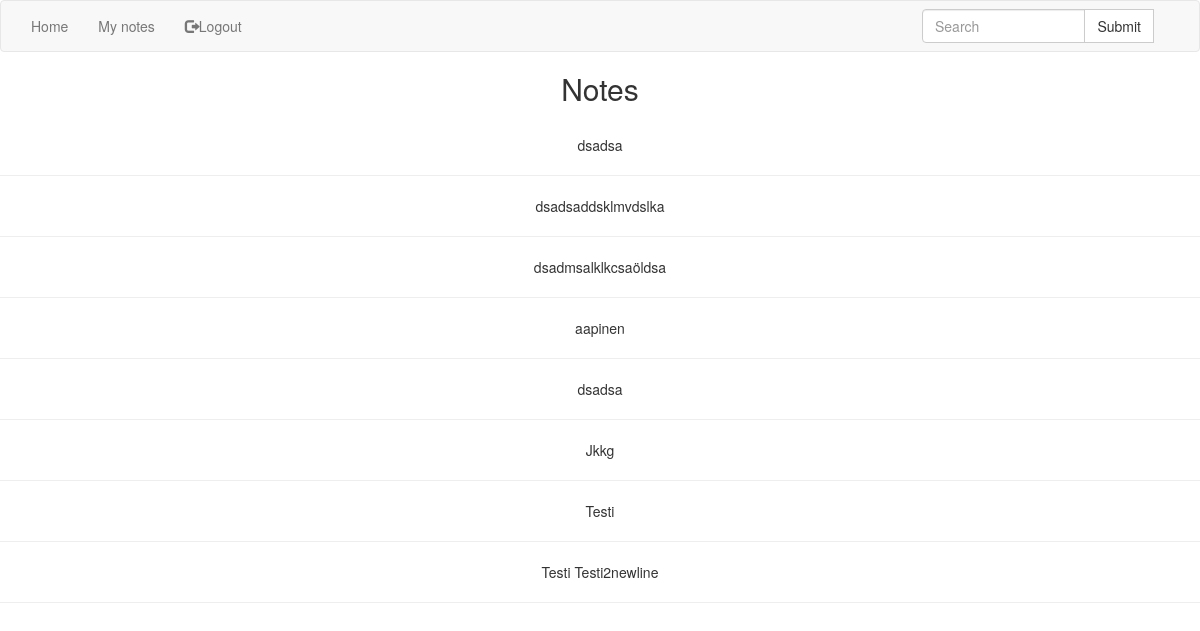
/home/id/1 (signed in), run on an earlier commit of the app's database.
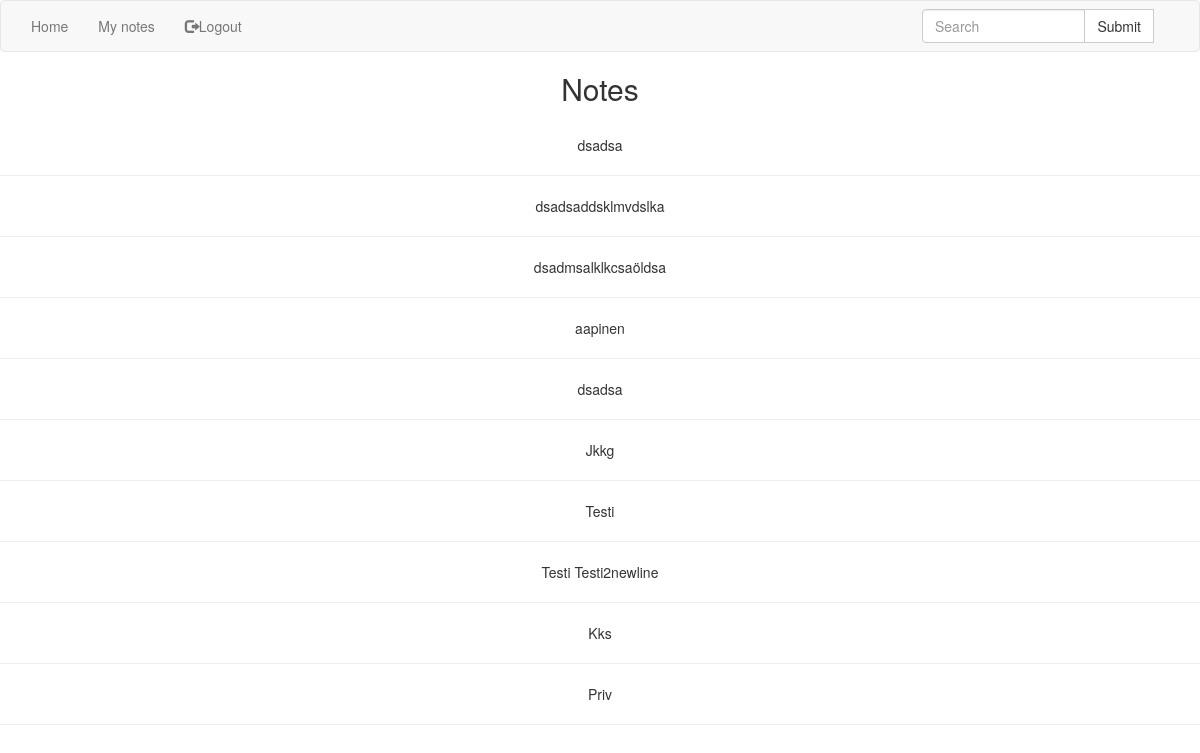
And on a later commit of the database.
### tables this page shows
CREATE TABLE storage (
   userid int,
   private TEXT,
   data TEXT
);

### app.py (the view)
@app.route('/home/id/<id>')
def home_notes(id):
    user_notes = db.check(id_=id, notes=True)
    if session.has_key('username'):
        print user_notes
        return render_template('home.html', user_notes=user_notes)
    else:
        return redirect(url_for('index'))

### templates/home.html (shortened to what this page needs)
<!DOCTYPE html>
<html lang="en">
   <head>
      <link rel="stylesheet" href="https://maxcdn.bootstrapcdn.com/bootstrap/3.3.7/css/bootstrap.min.css">
   </head>
   <body>
      <nav class = "navbar navbar-default" role = "navigation">
         <div class="collapse navbar-collapse navbar-ex1-collapse">
            <ul class = "nav navbar-nav">
               <li><a href="/home">Home</a></li>
               <li><a href="/home/id/{{session.uuid}}">My notes</a></li>
               <li><a href="/logout"><span class="glyphicon glyphicon-log-out"></span>Logout</a></li>
            </ul>
            <div class="col-sm-3 col-md-3 pull-right">
               <form id="searchorm" class="navbar-form" action="/search">
                  <div class="input-group">
                     <input type="text" class="form-control" placeholder="Search" name="term" id="term">
                     <div class="input-group-btn">
                        <input class="btn btn-default" type="submit"></input>
                     </div>
                  </div>
               </form>
            </div>
         </div>
      </nav>
      <br>
      {% if user_notes %}
      <div style="text-align:center;">
<h2>Notes</h2><br>
      {% for n in user_notes %}
          <p >{{n[0]}}</p>
          <hr />
      {% endfor %}
      </div>
      {% endif %}
   </body>
</html>

What changed in the data, as far as the page shows it:
added storage: data "Kks"
added storage: data "Priv"
